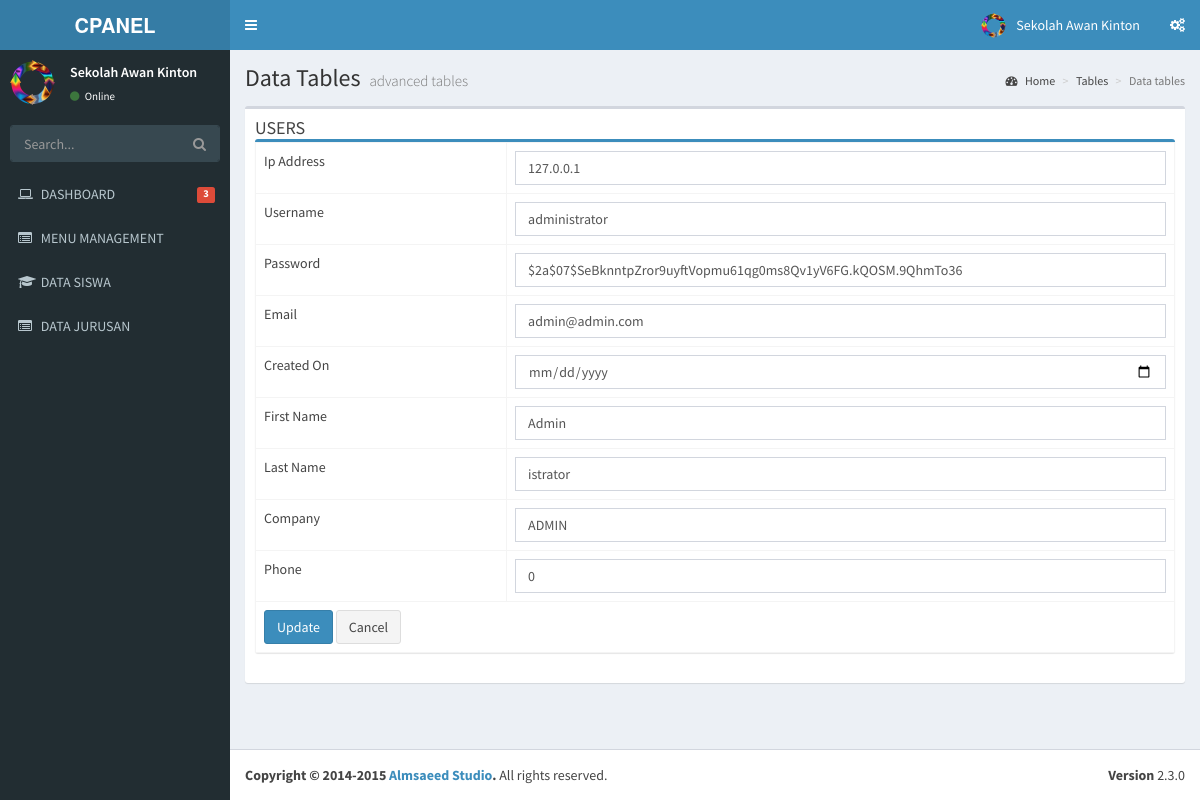
Screenshot of /users/update/1 with the database file from the repository.
### tables this page shows
CREATE TABLE IF NOT EXISTS `menu` (
`id` int(11) NOT NULL,
  `name` varchar(50) NOT NULL,
  `link` varchar(50) NOT NULL,
  `icon` varchar(30) NOT NULL,
  `is_active` int(1) NOT NULL,
  `is_parent` int(1) NOT NULL
);

CREATE TABLE IF NOT EXISTS `users` (
`id` int(11) unsigned NOT NULL,
  `ip_address` varchar(15) NOT NULL,
  `username` varchar(100) DEFAULT NULL,
  `password` varchar(255) NOT NULL,
  `salt` varchar(255) DEFAULT NULL,
  `email` varchar(100) NOT NULL,
  `activation_code` varchar(40) DEFAULT NULL,
  `forgotten_password_code` varchar(40) DEFAULT NULL,
  `forgotten_password_time` int(11) unsigned DEFAULT NULL,
  `remember_code` varchar(40) DEFAULT NULL,
  `created_on` int(11) unsigned NOT NULL,
  `last_login` int(11) unsigned DEFAULT NULL,
  `active` tinyint(1) unsigned DEFAULT NULL,
  `first_name` varchar(50) DEFAULT NULL,
  `last_name` varchar(50) DEFAULT NULL,
  `company` varchar(100) DEFAULT NULL,
  `phone` varchar(20) DEFAULT NULL
);

### application/libraries/Template.php (called while the page is built)
<?php if ( ! defined('BASEPATH')) exit('No direct script access allowed');
class Template {
		var $template_data = array();
		function set($name, $value)
		{
			$this->template_data[$name] = $value;
		}
		function load($template = '', $view = '' , $view_data = array(), $return = FALSE)
		{
			$this->CI =& get_instance();
			$this->set('contents', $this->CI->load->view($view, $view_data, TRUE));
			return $this->CI->load->view($template, $this->template_data, $return);
		}
}

### application/controllers/Users.php (called while the page is built, shortened)
<?php
class Users extends CI_Controller
{
    public function update($id)
    {
        $row = $this->Users_model->get_by_id($id);
        if ($row) {
            $data = array(
                'button' => 'Update',
                'action' => site_url('users/update_action'),
		'id' => set_value('id', $row->id),
		'ip_address' => set_value('ip_address', $row->ip_address),
		'username' => set_value('username', $row->username),
		'password' => set_value('password', $row->password),
		'salt' => set_value('salt', $row->salt),
		'email' => set_value('email', $row->email),
		'activation_code' => set_value('activation_code', $row->activation_code),
		'forgotten_password_code' => set_value('forgotten_password_code', $row->forgotten_password_code),
		'forgotten_password_time' => set_value('forgotten_password_time', $row->forgotten_password_time),
		'remember_code' => set_value('remember_code', $row->remember_code),
		'created_on' => set_value('created_on', $row->created_on),
		'last_login' => set_value('last_login', $row->last_login),
		'active' => set_value('active', $row->active),
		'first_name' => set_value('first_name', $row->first_name),
		'last_name' => set_value('last_name', $row->last_name),
		'company' => set_value('company', $row->company),
		'phone' => set_value('phone', $row->phone),
	    );
            $this->template->load('template','users_form', $data);
        } else {
            $this->session->set_flashdata('message', 'Record Not Found');
            redirect(site_url('users'));
        }
    }
}

### index.php (called while the page is built, shortened)
<?php
require_once BASEPATH.'core/CodeIgniter.php';

### application/models/Users_model.php (called while the page is built, shortened)
<?php
class Users_model extends CI_Model
{
    public $table = 'users';
    public $id = 'id';
    function get_by_id($id)
    {
        $this->db->where($this->id, $id);
        return $this->db->get($this->table)->row();
    }
}

### application/views/users_form.php (the view, shortened to what this page needs)
    <section class='content'>
      <div class='row'>
        <div class='col-xs-12'>
          <div class='box'>
            <div class='box-header'>
              <h3 class='box-title'>USERS</h3>
                  <div class='box box-primary'>
    <form action="<?php echo $action; ?>" method="post"><table class='table table-bordered'>
 <tr><td>Ip Address <?php echo form_error('ip_address') ?></td>
        <td><input type="text" class="form-control" name="ip_address" id="ip_address" placeholder="Ip Address" value="<?php echo $ip_address; ?>" />
    </td>
 <tr><td>Username <?php echo form_error('username') ?></td>
        <td><input type="text" class="form-control" name="username" id="username" placeholder="Username" value="<?php echo $username; ?>" />
    </td>
 <tr><td>Password <?php echo form_error('password') ?></td>
        <td><input type="text" class="form-control" name="password" id="password" placeholder="Password" value="<?php echo $password; ?>" />
    </td>
 <tr><td>Email <?php echo form_error('email') ?></td>
        <td><input type="text" class="form-control" name="email" id="email" placeholder="Email" value="<?php echo $email; ?>" />
    </td>
 <tr><td>Created On <?php echo form_error('created_on') ?></td>
        <td><input type="date" class="form-control" name="created_on" id="created_on" placeholder="Created On" value="<?php echo $created_on; ?>" />
    </td>
 <tr><td>First Name <?php echo form_error('first_name') ?></td>
        <td><input type="text" class="form-control" name="first_name" id="first_name" placeholder="First Name" value="<?php echo $first_name; ?>" />
    </td>
 <tr><td>Last Name <?php echo form_error('last_name') ?></td>
        <td><input type="text" class="form-control" name="last_name" id="last_name" placeholder="Last Name" value="<?php echo $last_name; ?>" />
    </td>
 <tr><td>Company <?php echo form_error('company') ?></td>
        <td><input type="text" class="form-control" name="company" id="company" placeholder="Company" value="<?php echo $company; ?>" />
    </td>
 <tr><td>Phone <?php echo form_error('phone') ?></td>
        <td><input type="number" class="form-control" name="phone" id="phone" placeholder="Phone" value="<?php echo $phone; ?>" />
    </td>
 <tr><td colspan='2'><button type="submit" class="btn btn-primary"><?php echo $button ?></button>
 <a href="<?php echo site_url('users') ?>" class="btn btn-default">Cancel</a></td></tr>
</table></form>
</div>
          </div>
        </div>
      </div>
    </section>

### application/views/template.php (shortened to what this page needs)
<!DOCTYPE html>
<html>
    <head>
        <link rel="stylesheet" href="<?php echo base_url() ?>template/bootstrap/css/bootstrap.min.css">
        <link rel="stylesheet" href="<?php echo base_url() ?>template/font-awesome-4.4.0/css/font-awesome.min.css">
        <link rel="stylesheet" href="<?php echo base_url() ?>template/ionicons-2.0.1/css/ionicons.min.css">
        <link rel="stylesheet" href="<?php echo base_url() ?>template/plugins/datatables/dataTables.bootstrap.css">
        <link rel="stylesheet" href="<?php echo base_url() ?>template/dist/css/AdminLTE.min.css">
        <link rel="stylesheet" href="<?php echo base_url() ?>template/dist/css/skins/_all-skins.min.css">
    </head>
    <body class="hold-transition skin-blue sidebar-mini">
        <div class="wrapper">
            <header class="main-header">
                <a href="index2.html" class="logo">
                    <span class="logo-lg"><b>CPANEL</b></span>
                </a>
                <nav class="navbar navbar-static-top" role="navigation">
                    <a href="#" class="sidebar-toggle" data-toggle="offcanvas" role="button">
                    </a>
                    <div class="navbar-custom-menu">
                        <ul class="nav navbar-nav">
                            <li class="dropdown user user-menu">
                                <a href="#" class="dropdown-toggle" data-toggle="dropdown">
                                    <img src="<?php echo base_url()?>template/dist/img/logo.png" class="user-image" alt="User Image">
                                    <span class="hidden-xs">Sekolah Awan Kinton</span>
                                </a>
                            </li>
                            <li>
                                <a href="#" data-toggle="control-sidebar"><i class="fa fa-gears"></i></a>
                            </li>
                        </ul>
                    </div>
                </nav>
            </header>
            <aside class="main-sidebar">
                <section class="sidebar">
                    <div class="user-panel">
                        <div class="pull-left image">
                            <img src="<?php echo base_url()?>template/dist/img/logo.png" class="img-circle" alt="User Image">
                        </div>
                        <div class="pull-left info">
                            <p>Sekolah Awan Kinton</p>
                            <a href="#"><i class="fa fa-circle text-success"></i> Online</a>
                        </div>
                    </div>
                    <form action="#" method="get" class="sidebar-form">
                        <div class="input-group">
                            <input type="text" name="q" class="form-control" placeholder="Search...">
                            <span class="input-group-btn">
                                <button type="submit" name="search" id="search-btn" class="btn btn-flat"><i class="fa fa-search"></i></button>
                            </span>
                        </div>
                    </form>
                    <ul class="sidebar-menu">
                        <li>
                            <a href="<?php echo site_url('dashboard') ?>">
                                <i class="fa fa-laptop"></i> <span>DASHBOARD</span>
                                <small class="label pull-right bg-red">3</small>
                            </a>
                        </li>
                        <?php
                        $menu = $this->db->get_where('menu', array('is_parent' => 0,'is_active'=>1));
                        foreach ($menu->result() as $m) {
                            $submenu = $this->db->get_where('menu',array('is_parent'=>$m->id,'is_active'=>1));
                            if($submenu->num_rows()>0){
                                echo "<li class='treeview'>
                                    ".anchor('#',  "<i class='$m->icon'></i>".strtoupper($m->name).' <i class="fa fa-angle-left pull-right"></i>')."
                                        <ul class='treeview-menu'>";
                                foreach ($submenu->result() as $s){
                                     echo "<li>" . anchor($s->link, "<i class='$s->icon'></i> <span>" . strtoupper($s->name)) . "</span></li>";
                                }
                                   echo"</ul>
                                    </li>";
                            }else{
                                echo "<li>" . anchor($m->link, "<i class='$m->icon'></i> <span>" . strtoupper($m->name)) . "</span></li>";
                            }
                        }
                        ?>
                    </ul>
                </section>
            </aside>
            <div class="content-wrapper">
                <section class="content-header">
                    <h1>
                        Data Tables
                        <small>advanced tables</small>
                    </h1>
                    <ol class="breadcrumb">
                        <li><a href="#"><i class="fa fa-dashboard"></i> Home</a></li>
                        <li><a href="#">Tables</a></li>
                        <li class="active">Data tables</li>
                    </ol>
                </section>
                <?php
                echo $contents;
                ?>
            </div>
            <footer class="main-footer">
                <div class="pull-right hidden-xs">
                    <b>Version</b> 2.3.0
                </div>
                <strong>Copyright &copy; 2014-2015 <a href="http://almsaeedstudio.com">Almsaeed Studio</a>.</strong> All rights reserved.
            </footer>
        </div>
    </body>
</html>

### rows the page displays
menu: link+icon+name "MENU MANAGEMENT"
menu: link+icon+name "DATA SISWA"
menu: link+icon+name "DATA JURUSAN"
users: ip_address "127.0.0.1", username "administrator", password "$2a$07$SeBknntpZror9uyftVopmu61qg0ms8Qv1yV6FG.kQOSM.9QhmTo36", email "admin@admin.com", first_name "Admin", last_name "istrator", company "ADMIN", phone "0"

### other values shown
$button "Update"
